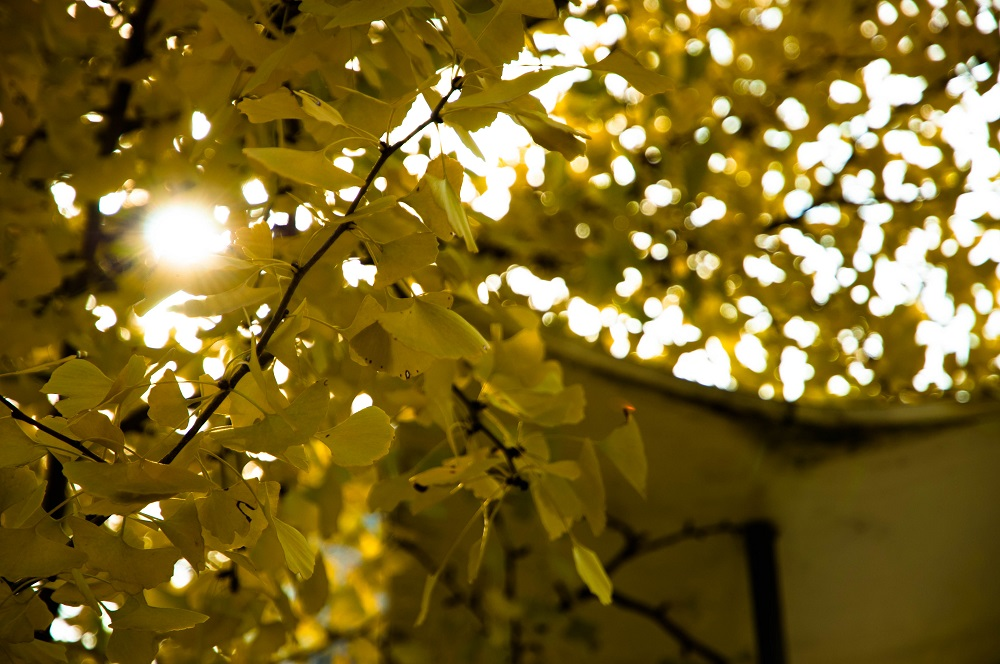
#> input picture Python/task1-3/c3/3.jpg, 1000 x 664 px
$ python inrange.py
#> lines starting #> are read from the running program, lines starting #| are printed output that depends on the picture; after the words box and inside, x2 and y2 are one past the last pixel; in counts of white or black regions, pixels touching at a corner belong together
import  cv2

gray = cv2.imread("3.jpg",cv2.IMREAD_GRAYSCALE)
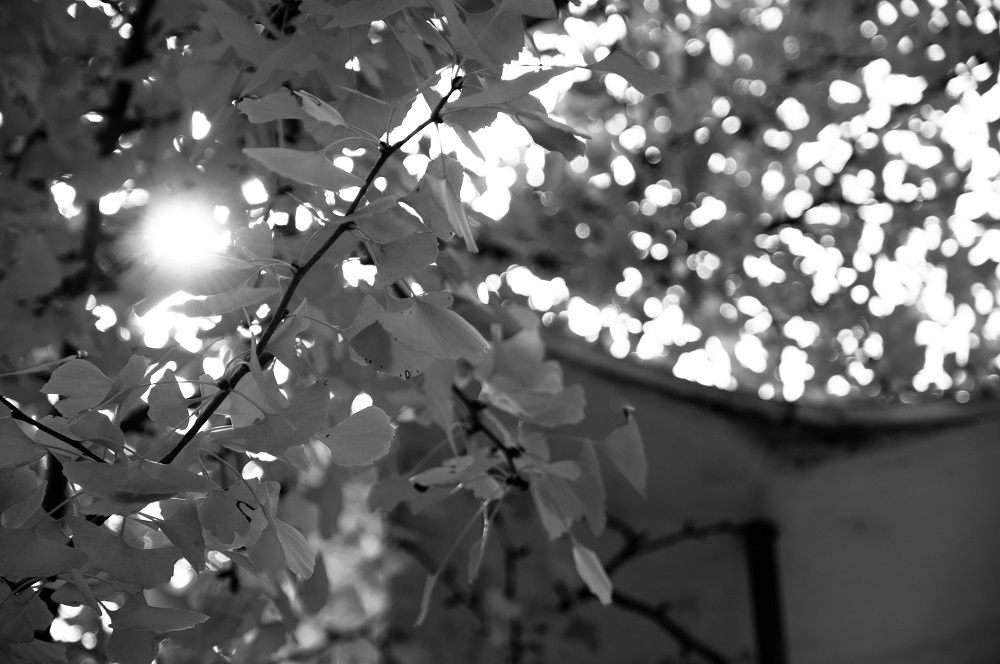
#> gray: shape (664, 1000); min 0, max 255, mean 101.6

cv2.imshow("gray",gray)
#
#cv2.inRange(
#           InputArray      src,
#           InputArray      lowerb,
#           InputArray      upper,
#           OutputArray     dst
#           )
##########################################
mask = cv2.inRange(gray,254,255)
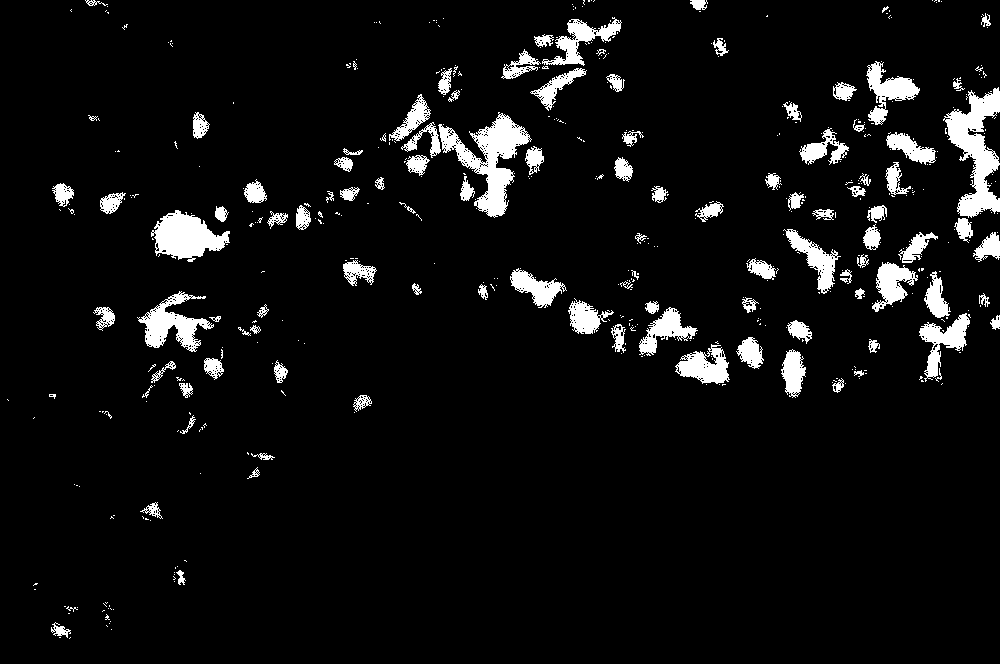
#> mask: shape (664, 1000); 6.2% white; 495 white regions (387 under 20 px), largest, box (x1, y1, x2, y2) and area: (438, 112, 532, 218) 3535, (943, 87, 1000, 218) 3503, (151, 210, 230, 262) 2375

cv2.imshow("mask",mask)

cv2.waitKey(0)

$ run again, with Python/task1-3/c3/2.JPG copied over Python/task1-3/c3/3.jpg
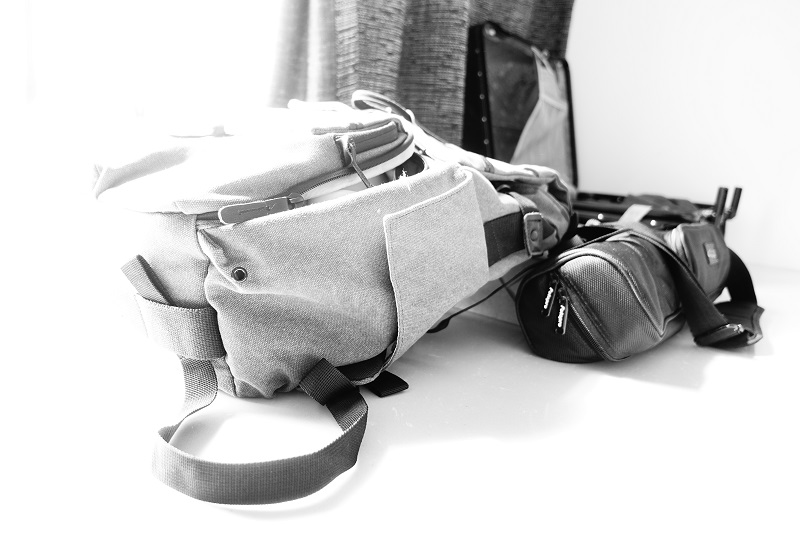
#> input picture Python/task1-3/c3/2.JPG, 800 x 533 px
#> gray is the input picture: shape (533, 800); min 0, max 255, mean 202.9
#> `mask = cv2.inRange(gray,254,255)`:
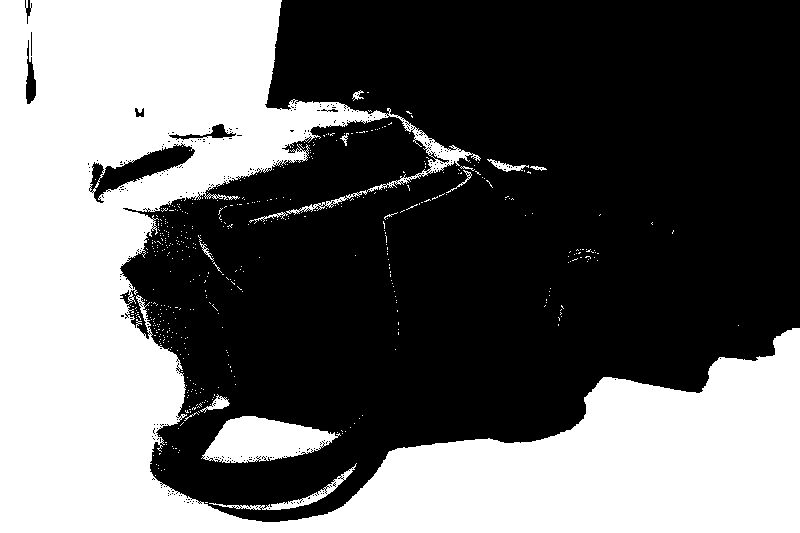
#> mask: shape (533, 800); 40.5% white; 485 white regions (471 under 20 px), largest, box (x1, y1, x2, y2) and area: (0, 0, 800, 533) 166097, (201, 416, 341, 463) 4110, (209, 463, 357, 510) 760
